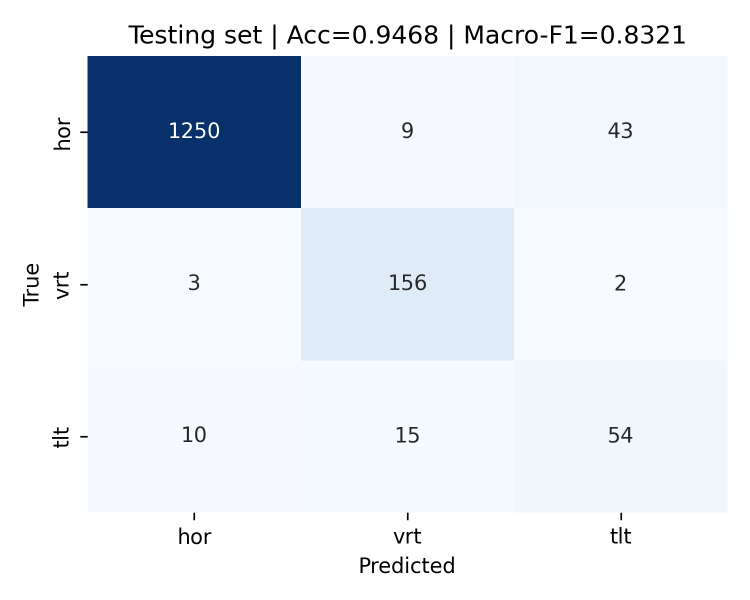
#> input picture word_pipeline/3_Orn/4_Test_orn_with_annotation/confusion_matrix_orn_classifier_v16_trained_on_all_augmented_training_data.png, 1500 x 1200 px (shown at 1/2 size)
$ python -i 2_train_classifier_V3.py   (imports and definitions only)
#> lines starting #> are read from the running program, lines starting #| are printed output that depends on the picture; after the words box and inside, x2 and y2 are one past the last pixel; in counts of white or black regions, pixels touching at a corner belong together
import os
import json
from dataclasses import dataclass
from typing import List, Optional, Tuple

import cv2
import numpy as np
import torch
from joblib import Parallel, delayed
from torch import nn
from torch.utils.data import DataLoader, TensorDataset


# ============== Config ==============
EPOCHS = 30
BATCH_SIZE = 256
CLIP_DIM = 768
GEO_DIM = 20
OUT_DIM = 3
SEED = 42

DATA_PATH = "orientation_features_clipL14_all.npz"
PATCH_FOLDER = "text_patches_augmented_betterv3_80"
CLASS_NAMES = ["hor", "vrt", "tlt"]

# Final fixed architecture (best RankScore in
# ../2_search_architecture/orientation_mlp_arch_search_V01-V20_rankscore_report.txt)
BEST_VERSION = 16

# Same input and training recipe as in 2_search_architecture/2_train_classifier_V11.py
USE_LETTERBOX_SQUARE = True
USE_GEO_BRANCH = True
GEO_HIDDEN = 64

USE_CLASS_WEIGHTED_CE = True
L2_NORMALIZE_FEATURES = True
LEARNING_RATE = 3e-4
WEIGHT_DECAY = 1e-4
USE_COSINE_LR = True

USE_MIXUP = True
MIXUP_ALPHA = 0.2

# Seed ensemble (probabilities averaged), as for each fold in the search
N_SEEDS = 3

# [2 lines not run here, left out]


# ===================== Architecture =====================
@dataclass
class ArchSpec:
    id: str
    depth: int
    widths: List[int]
    use_bn: bool
    dropout: float
    activation: str = "relu"


# [58 lines left out: functions _act, get_arch_catalogue, find_spec_by_version, _hidden_layers, not called in this run]


class DualBranchOrn(nn.Module):
    """Searched MLP on the CLIP embedding (without its output layer) and a small
    MLP on the geometric features, concatenated and mapped to the classes."""

    # [45 lines left out: functions __init__, forward, build_model_from_spec, describe_model_layers, not called in this run]


# ===================== Geometric features =====================
def _axis_feats(ys, xs):
    if len(xs) < 3:
        return [0.0, 0.0, 0.0, 0.0]
    pts = np.stack([xs, ys], 1).astype(np.float64)
    pts -= pts.mean(0)
    cov = pts.T @ pts / len(pts)
    evals, evecs = np.linalg.eigh(cov)
    major = evecs[:, 1]
    ang = np.arctan2(major[1], major[0])
    elong = 1.0 - np.sqrt(max(evals[0], 1e-9) / max(evals[1], 1e-9))
    return [np.cos(2 * ang), np.sin(2 * ang), abs(np.sin(2 * ang)), elong]


def geo_features(path: str) -> np.ndarray:
    img = cv2.imread(path)
#> img is the input picture: shape (1200, 1500, 3); mean B, G, R 240.6, 233.1, 226.9
    if img is None:
        return np.zeros(GEO_DIM, dtype=np.float32)
    h, w = img.shape[:2]
#> h = 1200; w = 1500
    gray = cv2.cvtColor(img, cv2.COLOR_BGR2GRAY)
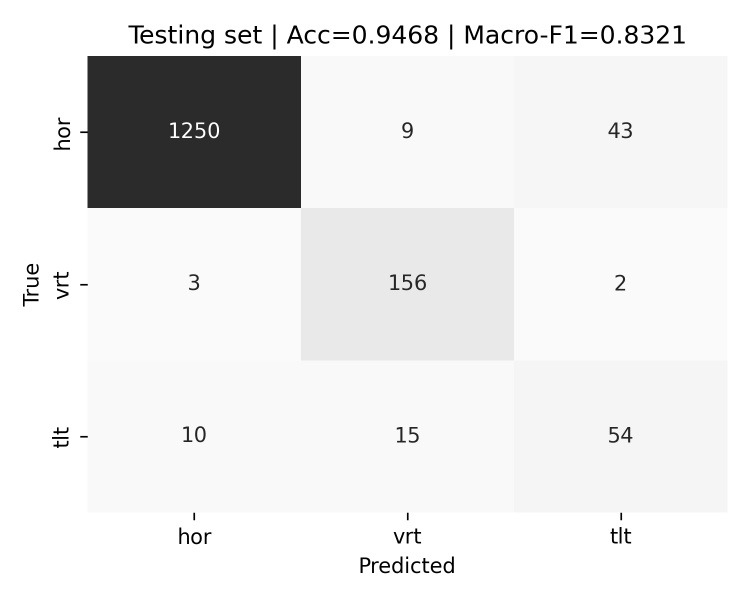
#> gray: shape (1200, 1500) (shown at 1/2 size); min 0, max 255, mean 232.1

    # patches are cropped with pure white outside the polygon
    mask = (img.min(axis=2) < 250).astype(np.uint8)
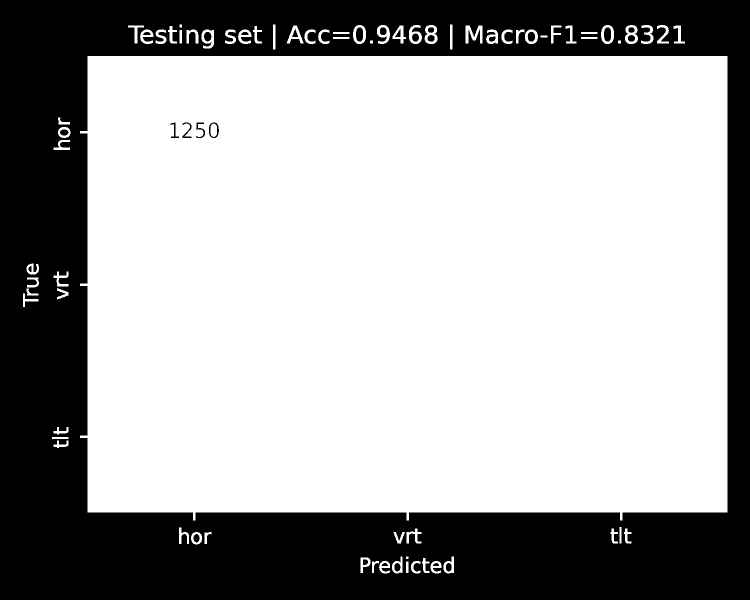
#> mask: shape (1200, 1500) (shown at 1/2 size); values 0 (black) and 1 (white), 66% white; 28 black regions, largest, box (x1, y1, x2, y2) and area: (0, 0, 1500, 1200) 607689, (712, 55, 726, 83) 335, (1208, 55, 1222, 83) 335
    mask = cv2.morphologyEx(mask, cv2.MORPH_CLOSE, np.ones((3, 3), np.uint8))
#> mask: shape (1200, 1500); values 0 (black) and 1 (white), 66% white; 33 black regions (2 under 20 px)
    ys, xs = np.nonzero(mask)

    feats = [np.log(w / h), np.log(w * h + 1), mask.mean()]
#> feats = [0.223, 14.4, 0.66]

    cnts, _ = cv2.findContours(mask, cv2.RETR_EXTERNAL, cv2.CHAIN_APPROX_SIMPLE)
#> cnts = 70 contours, 1 with area under 20; largest, box (x1, y1, x2, y2) and area: (160, 112, 1455, 1041) 1166826, (1202, 50, 1228, 88) 773, (706, 50, 732, 88) 773, (1250, 50, 1276, 88) 764, (849, 50, 875, 88) 760
    if cnts:
        c = max(cnts, key=cv2.contourArea)
#> c = contour of 40 points, box (x1, y1, x2, y2) (160, 112, 1455, 1041), area 1166826
        (_, _), (rw, rh), ra = cv2.minAreaRect(c)
#> rw = 928; rh = 1294; ra = -90
        if rw < rh:
            rw, rh, ra = rh, rw, ra + 90
#> rw = 1294; rh = 928; ra = 0
        t = np.deg2rad(ra)
#> t = 0
        rect_fill = cv2.contourArea(c) / max(rw * rh, 1)
#> rect_fill = 0.972
        feats += [
            np.log((rw + 1) / (rh + 1)),
            np.cos(2 * t),
            np.sin(2 * t),
            abs(np.sin(2 * t)),
            rect_fill,
        ]
#> feats = [0.223, 14.4, 0.66, 0.332, 1, 0, 0, 0.972]
    else:
        feats += [0.0] * 5

    feats += _axis_feats(ys, xs)
#> in _axis_feats, `pts = np.stack([xs, ys], 1).astype(np.float64)`: pts = 1188629 pairs, first value 46 to 1454, second value 49 to 1146
#> in _axis_feats, `pts -= pts.mean(0)`: pts = 1188629 pairs, first value -766.7 to 641.3, second value -515.7 to 581.3
#> in _axis_feats, `cov = pts.T @ pts / len(pts)`: cov = [[136852, -29.48], [-29.48, 72128.3]]
#> in _axis_feats, `evals, evecs = np.linalg.eigh(cov)`: evals = [72128.3, 136852]; evecs = [[-0.000455, -1], [-1, 0.000455]]
#> in _axis_feats, `major = evecs[:, 1]`: major = [-1, 0.000455]
#> in _axis_feats, `ang = np.arctan2(major[1], major[0])`: ang = 3.14
#> in _axis_feats, `elong = 1.0 - np.sqrt(max(evals[0], 1e-9) / max(evals[1], 1e-9))`: elong = 0.274
#> feats = [0.223, 14.4, 0.66, 0.332, 1, 0, 0, 0.972, 1, -0.000911, 0.000911, 0.274]

    inside = gray[mask > 0]
    if inside.size > 10:
        thr, _ = cv2.threshold(
            inside.reshape(-1, 1), 0, 255, cv2.THRESH_BINARY + cv2.THRESH_OTSU
        )
#> thr = 143
        ink = (gray < thr) & (mask > 0)
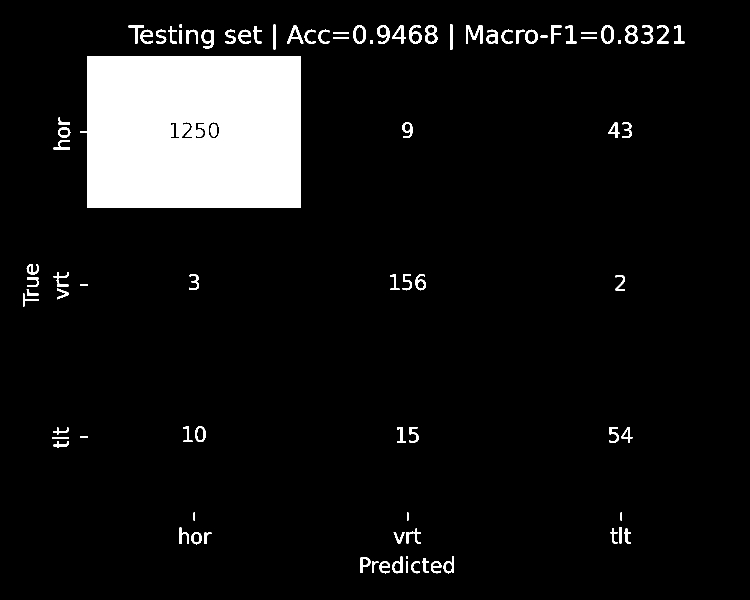
#> ink: shape (1200, 1500) bool (shown at 1/2 size); 8.3% white; 93 white regions, largest, box (x1, y1, x2, y2) and area: (160, 112, 602, 416) 128625, (932, 51, 965, 87) 563, (850, 50, 875, 88) 453
        iy, ix = np.nonzero(ink)
        feats += _axis_feats(iy, ix)
#> feats = [0.223, 14.4, 0.66, 0.332, 1, 0, 0, 0.972, 1, -0.000911, 0.000911, 0.274, 0.895, 0.446, 0.446, 0.183]
        feats += [ink.sum() / max(mask.sum(), 1)]
#> feats = [0.223, 14.4, 0.66, 0.332, 1, 0, 0, 0.972, 1, -0.000911, 0.000911, 0.274, 0.895, 0.446, 0.446, 0.183, 0.125]
        if len(ix) > 3:
            feats += [
                ix.std() / w,
                iy.std() / h,
                np.log((ix.std() + 1) / (iy.std() + 1)),
            ]
#> feats = [0.223, 14.4, 0.66, 0.332, 1, 0, 0, 0.972, 1, -0.000911, 0.000911, 0.274, 0.895, 0.446, 0.446, 0.183, 0.125, 0.143, 0.15, 0.18]
        else:
            feats += [0.0, 0.0, 0.0]
    else:
        feats += [0.0] * 8
    return np.asarray(feats, dtype=np.float32)


# [169 lines left out: functions extract_geo, l2_normalize, build_inputs, compute_class_weights, _loss, train_final_model and 1 more, not called in this run]


# [2 lines not run here, left out]

>>> result = geo_features('../4_Test_orn_with_annotation/confusion_matrix_orn_classifier_v16_trained_on_all_augmented_training_data.png')
#> result = 20 values, max 14.4 at index 1, min -0.000911 at index 9, mean 1.07
